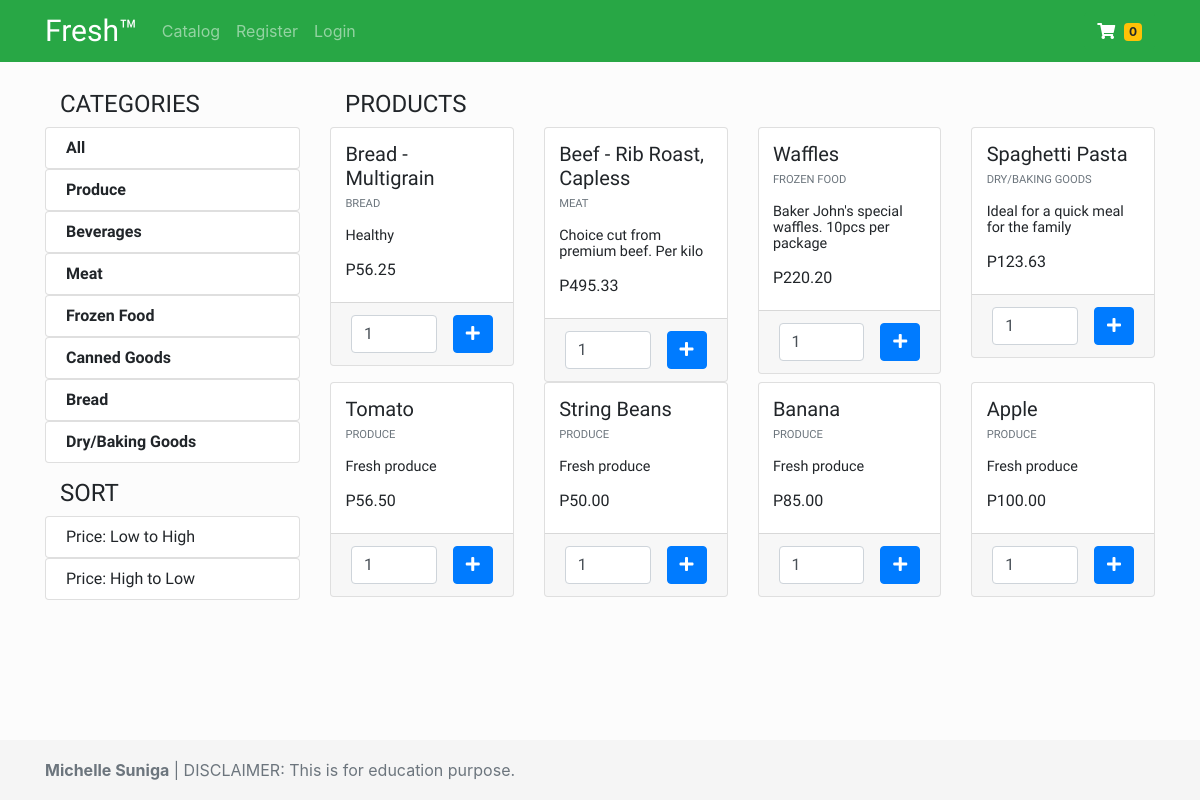
The page /app/views/catalog.php on the database as committed earlier.
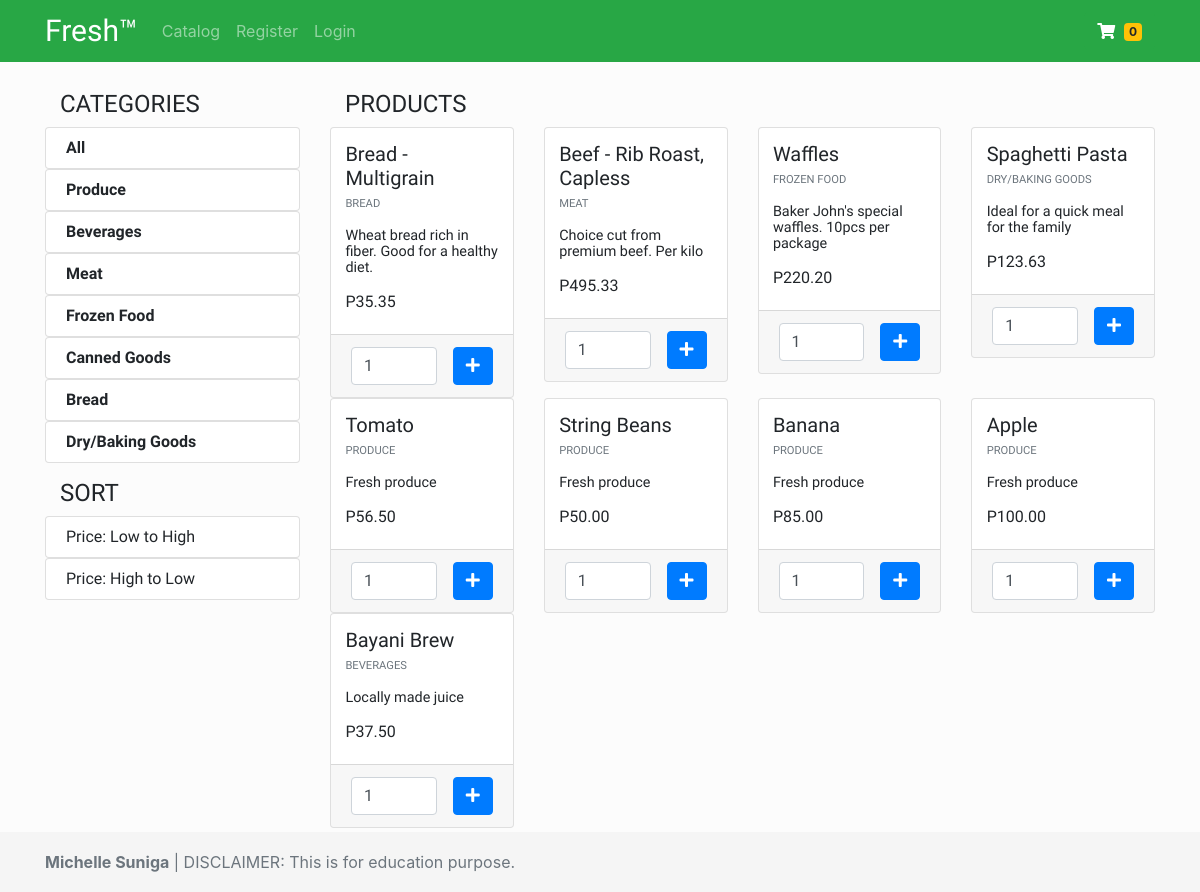
The same page on the database as committed later.
### tables this page shows
CREATE TABLE `categories` (
  `id` int(11) NOT NULL,
  `name` varchar(255) NOT NULL
);

CREATE TABLE `items` (
  `id` int(11) NOT NULL,
  `name` varchar(255) NOT NULL,
  `price` decimal(18,2) NOT NULL,
  `image_path` varchar(255) DEFAULT NULL,
  `category_id` int(11) NOT NULL,
  `description` varchar(255) NOT NULL
);

### app/views/catalog.php (the view, shortened to what this page needs)
<?php require_once "../partials/layout.php" ?>
<?php function get_page_content() {
	global $conn;
?>
<?php
	$sql1 = "SELECT * FROM categories";
	$sql2 = "SELECT items.id, items.price, items.description, items.image_path, items.name AS item_name, categories.name AS category_name FROM items JOIN categories ON (categories.id = items.category_id)";
	$categories = mysqli_query($conn, $sql1);
	$items = mysqli_query($conn, $sql2);
 ?>
	<section id="products_list" class="pt-4" >
		<div class="container">
			<div class="row py-1">
				<div class="col-md-3">
					<div class="col-12">
						<h2>Categories</h2>
					</div>
					<div class="">
						<div id="categories_list">
							<ul class="list-group">
								<a href="catalog.php?category=all">
									<li class="list-group-item">All</li>
								</a>
				<?php foreach ($categories as $category) { ?>
					<a href="catalog.php?category=<?php echo $category['id']; ?>">
				<li class="list-group-item"><?php echo $category['name']; ?></li></a>
				<?php } ?>
		</ul>
						</div>
					</div>
					<div class="col-12 mt-3">
						<h2>Sort</h2>
					</div>
					<div id="sort_items">
							<ul class="list-group">
								<a href="../controllers/item_sort.php?sort=asc">
									<li class="list-group-item">Price: Low to High</li>
								</a>
								<a href="../controllers/item_sort.php?sort=dsc">
									<li class="list-group-item">Price: High to Low</li>
								</a>
							</ul>
						</div>
				</div>
				<div class="col-md-9">
					<div class="col-4">
						<h2 >Products</h2>
					</div>
					<div class="">
						<div class="row flex-row flex-wrap">
							<?php foreach ($items as $item) { ?>
							<div class="col-3">
								<div class="card">
									<div class="card-body">
										<div class="card-title">
											<h5><?php echo $item['item_name']; ?></h5>
										</div>
										<div class="card-subtitle">
											<p class="text-muted"><?php echo $item['category_name']; ?></p>
										</div>
										<div class="card-text">
											<p class="">
											<?php echo $item['description']; ?>
											</p>
										</div>
										<h6>P<?php echo $item['price']; ?></h6>
									</div>
									<div class="card-footer flex-row flex-wrap">
										<form class="d-flex flex-row">
											<input type="number" name="item_quantity" class="form-control" min="0" value="1">
										  <div class="btn btn-primary add-to-cart" data-id="<?php echo $item['id']; ?>" ><i class="fas fa-plus"></i></div>
										</form>
									</div>
								</div>
							</div>
							<?php } ?>
						</div>
					</div>
				</div>
			</div>
		</div>
	</section>
<?php } ?>

Rows that differ between the two databases and show on the page:
changed items "Bread - Multigrain": description "Healthy" → "Wheat bread rich in fiber. Good for a healthy diet."; price "56.25" → "35.35"
added items: name "Bayani Brew", category.name "BEVERAGES", description "Locally made juice", price "37.50"
